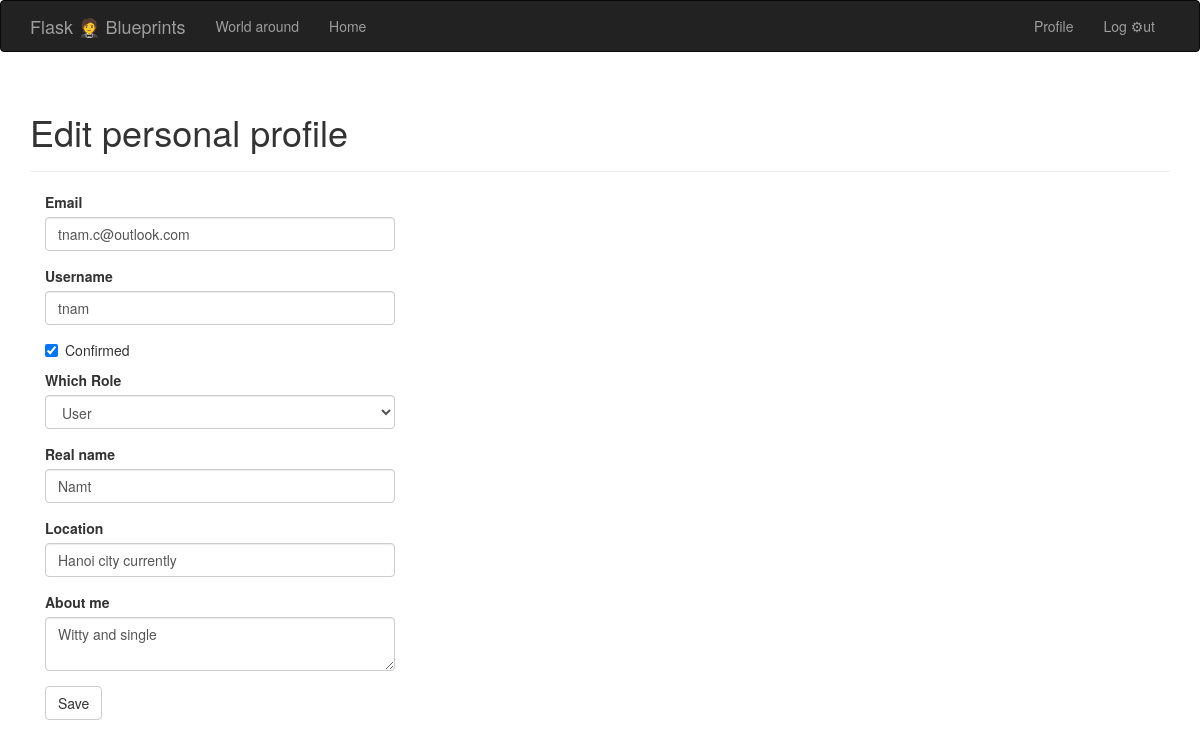
The page /edit-profile/2 (signed in) on the database its author committed.
### flask_blueprint/app/models.py (models this page shows, shortened)
class User(UserMixin, db.Model):
    __tablename__ = 'users'
    id = db.Column(db.Integer, primary_key=True)
    username = db.Column(db.String(64), unique=True, index=True)
    email = db.Column(db.String(64), unique=True, index=True)
    role_id = db.Column(db.Integer, db.ForeignKey('roles.id')) # table 'roles' / column 'id'
    from flask_login import UserMixin, AnonymousUserMixin
    def can(self, perm):
        return self.role is not None and self.role.has_permission(perm)
    password_hash = db.Column(db.String(128))
    @property
    def password(self):
        raise AttributeError('Password is not a readable attribute.')
    confirmed = db.Column(db.Boolean, default=False)
    name = db.Column(db.String(64))
    location = db.Column(db.String(64))
    about_me = db.Column(db.Text()) # string that does not need a maximum length
    member_since = db.Column(db.DateTime())
    last_login = db.Column(db.DateTime())
    last_seen = db.Column(db.DateTime(), default=datetime.utcnow)
    def ping(self):
        self.last_seen = datetime.utcnow()
        db.session.add(self)
        db.session.commit()
    avatar_hash = db.Column(db.String(32))
    posts = db.relationship('Post', backref='author', lazy='dynamic')   ####§§ Line 195 <=> Line 267
    followed = db.relationship('Follow',                            # stars relating to this fan
                               foreign_keys=[Follow.follower_id],   # fan
                               backref=db.backref('follower', lazy='joined'),   # .follower
                               lazy='dynamic',
                               cascade='all, delete-orphan')
    followers = db.relationship('Follow',                            # fans relating to this star
                                foreign_keys=[Follow.followed_id],   # star
                                backref=db.backref('followed', lazy='joined'),   # .followed
                                lazy='dynamic',
                                cascade='all, delete-orphan')
    comments = db.relationship('Comment', backref='author', lazy='dynamic')

### flask_blueprint/app/main/views.py (the view, shortened to what this page needs)
@main.route('/edit-profile/<int:id>', methods=['GET', 'POST'])   ### 'id' -> Line 43 in 'user.html'
@login_required
@admin_required
def edit_profile_admin(id):
    user = User.query.get_or_404(id) ###### User object with the argumented 'id'
    form = EditProfileAdminForm(user=user)
    form.email.data = user.email
    form.username.data = user.username
    form.confirmed.data = user.confirmed
    form.role.data = user.role_id   ###
    form.name.data = user.name
    form.location.data = user.location
    form.about_me.data = user.about_me
    return render_template('edit_profile.html', form=form, user=user)

### flask_blueprint/app/main/forms.py (shortened to what this page needs)
class EditProfileAdminForm(FlaskForm):
    email = StringField('Email', validators=[DataRequired(), Length(1, 64),
                                             Email()])
    username = StringField('Username', validators=[
        DataRequired(), Length(1, 64),
        Regexp('^[A-Za-z][A-Za-z0-9_.]*$', 0,
               'Usernames must have only letters, numbers, dots or '
               'underscores')])
    confirmed = BooleanField('Confirmed')
    role = SelectField('Which Role', coerce=int)   ### WTForm’s wrapper for the <select> HTML form control, which implements a drop-down list, used in this form to select a user role
    name = StringField('Real name', validators=[Length(0, 64)])
    location = StringField('Location', validators=[Length(0, 64)])
    about_me = TextAreaField('About me')
    submit = SubmitField('Save')
    def __init__(self, user, *args, **kwargs):
        super(EditProfileAdminForm, self).__init__(*args, **kwargs)
        self.role.choices = [(role.id, role.rolename)
                             for role in Role.query.order_by(Role.rolename).all()]
        self.user = user

### flask_blueprint/app/auth/views.py (called while the page is built)
@auth.before_app_request
def before_request():
    if current_user.is_authenticated \
            and not current_user.confirmed \
            and request.blueprint != 'auth' \
            and request.endpoint != 'static':
        return redirect(url_for('auth.unconfirmed'))   ### line 94: return render_template('auth/resendconfirmation.html', form=form)

@auth.before_app_request
def before_request():
    if current_user.is_authenticated:
        current_user.ping()
        if not current_user.confirmed \
                and request.endpoint \
                and request.blueprint != 'auth' \
                and request.endpoint != 'static':
            return redirect(url_for('auth.unconfirmed'))

### flask_blueprint/app/main/__init__.py (called while the page is built)
@main.app_context_processor
def inject_permissions():
    return dict(Permission=Permission)

@main.app_context_processor
def inject_abc():
    abc = "ABC is shown here!"
    return dict(abc=abc)

@main.app_context_processor
def inject_commentid():
    try:
        with open('commentid', 'r') as f:
            commentid = f.read()
    except FileNotFoundError:
        commentid = ''
    return dict(commentid=commentid)

### flask_blueprint/app/main/views.py (called while the page is built, shortened)
@main.after_app_request
def after_request(response):
    return response

### flask_blueprint/app/models.py (called while the page is built)
@login_manager.user_loader
def load_user(user_id):
    return User.query.get(int(user_id))

    def has_permission(self, perm):   ######
        return self.permissions & perm == perm

### flask_blueprint/app/templates/edit_profile.html
{% extends "base.html" %}
{% import "bootstrap/wtf.html" as wtf %}
{% block page_content %}
<div class="page-header">
    <h1>Edit personal profile</h1>
</div>
<div class="col-md-4">
    {{ wtf.quick_form(form) }}
</div>
{% endblock %}

### rows shown on the page
User: email "tnam.c@outlook.com", username "tnam", confirmed "☑", role "User", name "Namt", location "Hanoi city currently", about_me "Witty and single"
